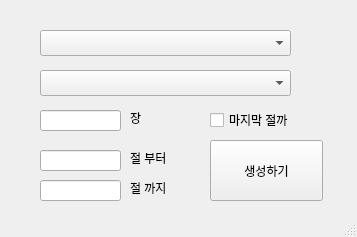
<?xml version="1.0" encoding="UTF-8"?>
<ui version="4.0">
 <class>MainWindow</class>
 <widget class="QMainWindow" name="MainWindow">
  <property name="geometry">
   <rect>
    <x>0</x>
    <y>0</y>
    <width>357</width>
    <height>237</height>
   </rect>
  </property>
  <property name="minimumSize">
   <size>
    <width>357</width>
    <height>237</height>
   </size>
  </property>
  <property name="maximumSize">
   <size>
    <width>357</width>
    <height>237</height>
   </size>
  </property>
  <property name="windowTitle">
   <string>VERSES PPT Generator</string>
  </property>
  <widget class="QWidget" name="centralwidget">
   <widget class="QComboBox" name="combo_book">
    <property name="geometry">
     <rect>
      <x>40</x>
      <y>70</y>
      <width>251</width>
      <height>26</height>
     </rect>
    </property>
   </widget>
   <widget class="QLineEdit" name="inputChapter">
    <property name="geometry">
     <rect>
      <x>40</x>
      <y>110</y>
      <width>81</width>
      <height>21</height>
     </rect>
    </property>
   </widget>
   <widget class="QLineEdit" name="inputVerses">
    <property name="geometry">
     <rect>
      <x>40</x>
      <y>150</y>
      <width>81</width>
      <height>21</height>
     </rect>
    </property>
   </widget>
   <widget class="QComboBox" name="combo_version">
    <property name="geometry">
     <rect>
      <x>40</x>
      <y>30</y>
      <width>251</width>
      <height>26</height>
     </rect>
    </property>
   </widget>
   <widget class="QLabel" name="label">
    <property name="geometry">
     <rect>
      <x>130</x>
      <y>110</y>
      <width>60</width>
      <height>16</height>
     </rect>
    </property>
    <property name="text">
     <string>장</string>
    </property>
   </widget>
   <widget class="QLabel" name="label_2">
    <property name="geometry">
     <rect>
      <x>130</x>
      <y>150</y>
      <width>60</width>
      <height>16</height>
     </rect>
    </property>
    <property name="text">
     <string>절 부터</string>
    </property>
   </widget>
   <widget class="QPushButton" name="pushButton">
    <property name="geometry">
     <rect>
      <x>210</x>
      <y>140</y>
      <width>113</width>
      <height>61</height>
     </rect>
    </property>
    <property name="text">
     <string>생성하기</string>
    </property>
   </widget>
   <widget class="QLineEdit" name="inputVersesEnd">
    <property name="geometry">
     <rect>
      <x>40</x>
      <y>180</y>
      <width>81</width>
      <height>21</height>
     </rect>
    </property>
   </widget>
   <widget class="QLabel" name="label_3">
    <property name="geometry">
     <rect>
      <x>130</x>
      <y>180</y>
      <width>60</width>
      <height>16</height>
     </rect>
    </property>
    <property name="text">
     <string>절 까지</string>
    </property>
   </widget>
   <widget class="QCheckBox" name="cbAllVerses">
    <property name="geometry">
     <rect>
      <x>210</x>
      <y>110</y>
      <width>87</width>
      <height>20</height>
     </rect>
    </property>
    <property name="text">
     <string>마지막 절까</string>
    </property>
   </widget>
  </widget>
  <widget class="QStatusBar" name="statusbar"/>
 </widget>
 <resources/>
 <connections/>
</ui>
